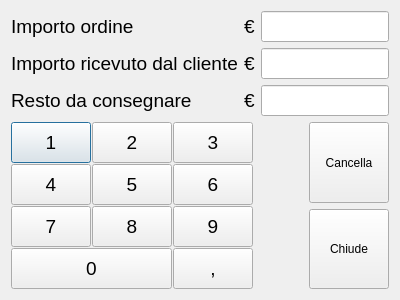
<?xml version="1.0" encoding="UTF-8"?>
<ui version="4.0">
 <class>RestoDlg</class>
 <widget class="QDialog" name="RestoDlg">
  <property name="geometry">
   <rect>
    <x>0</x>
    <y>0</y>
    <width>400</width>
    <height>300</height>
   </rect>
  </property>
  <property name="windowTitle">
   <string>Calcolo resto</string>
  </property>
  <property name="styleSheet">
   <string notr="true"/>
  </property>
  <layout class="QVBoxLayout" name="verticalLayout_2">
   <item>
    <layout class="QGridLayout" name="gridLayout_2">
     <item row="0" column="0">
      <widget class="QLabel" name="label">
       <property name="font">
        <font>
         <pointsize>14</pointsize>
        </font>
       </property>
       <property name="text">
        <string>Importo ordine</string>
       </property>
      </widget>
     </item>
     <item row="0" column="1">
      <widget class="QLabel" name="label_4">
       <property name="font">
        <font>
         <pointsize>14</pointsize>
        </font>
       </property>
       <property name="text">
        <string>€</string>
       </property>
      </widget>
     </item>
     <item row="0" column="2">
      <widget class="QLineEdit" name="importoTxt">
       <property name="font">
        <font>
         <pointsize>14</pointsize>
        </font>
       </property>
       <property name="alignment">
        <set>Qt::AlignRight|Qt::AlignTrailing|Qt::AlignVCenter</set>
       </property>
       <property name="readOnly">
        <bool>true</bool>
       </property>
      </widget>
     </item>
     <item row="1" column="0">
      <widget class="QLabel" name="label_2">
       <property name="font">
        <font>
         <pointsize>14</pointsize>
        </font>
       </property>
       <property name="text">
        <string>Importo ricevuto dal cliente</string>
       </property>
      </widget>
     </item>
     <item row="1" column="1">
      <widget class="QLabel" name="label_5">
       <property name="font">
        <font>
         <pointsize>14</pointsize>
        </font>
       </property>
       <property name="text">
        <string>€</string>
       </property>
      </widget>
     </item>
     <item row="1" column="2">
      <widget class="QLineEdit" name="importoRicevutoTxt">
       <property name="font">
        <font>
         <pointsize>14</pointsize>
        </font>
       </property>
       <property name="alignment">
        <set>Qt::AlignRight|Qt::AlignTrailing|Qt::AlignVCenter</set>
       </property>
       <property name="readOnly">
        <bool>true</bool>
       </property>
      </widget>
     </item>
     <item row="2" column="0">
      <widget class="QLabel" name="label_3">
       <property name="font">
        <font>
         <pointsize>14</pointsize>
        </font>
       </property>
       <property name="text">
        <string>Resto da consegnare</string>
       </property>
      </widget>
     </item>
     <item row="2" column="1">
      <widget class="QLabel" name="label_6">
       <property name="font">
        <font>
         <pointsize>14</pointsize>
        </font>
       </property>
       <property name="text">
        <string>€</string>
       </property>
      </widget>
     </item>
     <item row="2" column="2">
      <widget class="QLineEdit" name="restoCalcolatoTxt">
       <property name="font">
        <font>
         <pointsize>14</pointsize>
         <weight>75</weight>
         <bold>true</bold>
        </font>
       </property>
       <property name="alignment">
        <set>Qt::AlignRight|Qt::AlignTrailing|Qt::AlignVCenter</set>
       </property>
       <property name="readOnly">
        <bool>true</bool>
       </property>
      </widget>
     </item>
    </layout>
   </item>
   <item>
    <layout class="QHBoxLayout" name="horizontalLayout">
     <item>
      <layout class="QGridLayout" name="gridLayout">
       <property name="spacing">
        <number>1</number>
       </property>
       <item row="0" column="0">
        <widget class="QPushButton" name="tasto1Btn">
         <property name="sizePolicy">
          <sizepolicy hsizetype="Minimum" vsizetype="Expanding">
           <horstretch>0</horstretch>
           <verstretch>0</verstretch>
          </sizepolicy>
         </property>
         <property name="font">
          <font>
           <pointsize>14</pointsize>
          </font>
         </property>
         <property name="text">
          <string>1</string>
         </property>
        </widget>
       </item>
       <item row="1" column="1">
        <widget class="QPushButton" name="tasto5Btn">
         <property name="sizePolicy">
          <sizepolicy hsizetype="Minimum" vsizetype="Expanding">
           <horstretch>0</horstretch>
           <verstretch>0</verstretch>
          </sizepolicy>
         </property>
         <property name="font">
          <font>
           <pointsize>14</pointsize>
          </font>
         </property>
         <property name="text">
          <string>5</string>
         </property>
        </widget>
       </item>
       <item row="1" column="2">
        <widget class="QPushButton" name="tasto6Btn">
         <property name="sizePolicy">
          <sizepolicy hsizetype="Minimum" vsizetype="Expanding">
           <horstretch>0</horstretch>
           <verstretch>0</verstretch>
          </sizepolicy>
         </property>
         <property name="font">
          <font>
           <pointsize>14</pointsize>
          </font>
         </property>
         <property name="text">
          <string>6</string>
         </property>
        </widget>
       </item>
       <item row="3" column="0" colspan="2">
        <widget class="QPushButton" name="tasto0Btn">
         <property name="sizePolicy">
          <sizepolicy hsizetype="Minimum" vsizetype="Expanding">
           <horstretch>0</horstretch>
           <verstretch>0</verstretch>
          </sizepolicy>
         </property>
         <property name="font">
          <font>
           <pointsize>14</pointsize>
          </font>
         </property>
         <property name="text">
          <string>0</string>
         </property>
        </widget>
       </item>
       <item row="0" column="2">
        <widget class="QPushButton" name="tasto3Btn">
         <property name="sizePolicy">
          <sizepolicy hsizetype="Minimum" vsizetype="Expanding">
           <horstretch>0</horstretch>
           <verstretch>0</verstretch>
          </sizepolicy>
         </property>
         <property name="font">
          <font>
           <pointsize>14</pointsize>
          </font>
         </property>
         <property name="text">
          <string>3</string>
         </property>
        </widget>
       </item>
       <item row="3" column="2">
        <widget class="QPushButton" name="tastoVirgolaBtn">
         <property name="sizePolicy">
          <sizepolicy hsizetype="Minimum" vsizetype="Expanding">
           <horstretch>0</horstretch>
           <verstretch>0</verstretch>
          </sizepolicy>
         </property>
         <property name="font">
          <font>
           <pointsize>14</pointsize>
          </font>
         </property>
         <property name="text">
          <string>,</string>
         </property>
        </widget>
       </item>
       <item row="2" column="0">
        <widget class="QPushButton" name="tasto7Btn">
         <property name="sizePolicy">
          <sizepolicy hsizetype="Minimum" vsizetype="Expanding">
           <horstretch>0</horstretch>
           <verstretch>0</verstretch>
          </sizepolicy>
         </property>
         <property name="font">
          <font>
           <pointsize>14</pointsize>
          </font>
         </property>
         <property name="text">
          <string>7</string>
         </property>
        </widget>
       </item>
       <item row="0" column="1">
        <widget class="QPushButton" name="tasto2Btn">
         <property name="sizePolicy">
          <sizepolicy hsizetype="Minimum" vsizetype="Expanding">
           <horstretch>0</horstretch>
           <verstretch>0</verstretch>
          </sizepolicy>
         </property>
         <property name="font">
          <font>
           <pointsize>14</pointsize>
          </font>
         </property>
         <property name="text">
          <string>2</string>
         </property>
        </widget>
       </item>
       <item row="2" column="2">
        <widget class="QPushButton" name="tasto9Btn">
         <property name="sizePolicy">
          <sizepolicy hsizetype="Minimum" vsizetype="Expanding">
           <horstretch>0</horstretch>
           <verstretch>0</verstretch>
          </sizepolicy>
         </property>
         <property name="font">
          <font>
           <pointsize>14</pointsize>
          </font>
         </property>
         <property name="text">
          <string>9</string>
         </property>
        </widget>
       </item>
       <item row="1" column="0">
        <widget class="QPushButton" name="tasto4Btn">
         <property name="sizePolicy">
          <sizepolicy hsizetype="Minimum" vsizetype="Expanding">
           <horstretch>0</horstretch>
           <verstretch>0</verstretch>
          </sizepolicy>
         </property>
         <property name="font">
          <font>
           <pointsize>14</pointsize>
          </font>
         </property>
         <property name="text">
          <string>4</string>
         </property>
        </widget>
       </item>
       <item row="2" column="1">
        <widget class="QPushButton" name="tasto8Btn">
         <property name="sizePolicy">
          <sizepolicy hsizetype="Minimum" vsizetype="Expanding">
           <horstretch>0</horstretch>
           <verstretch>0</verstretch>
          </sizepolicy>
         </property>
         <property name="font">
          <font>
           <pointsize>14</pointsize>
          </font>
         </property>
         <property name="text">
          <string>8</string>
         </property>
        </widget>
       </item>
      </layout>
     </item>
     <item>
      <spacer name="horizontalSpacer">
       <property name="orientation">
        <enum>Qt::Horizontal</enum>
       </property>
       <property name="sizeHint" stdset="0">
        <size>
         <width>40</width>
         <height>20</height>
        </size>
       </property>
      </spacer>
     </item>
     <item>
      <layout class="QVBoxLayout" name="verticalLayout">
       <item>
        <widget class="QPushButton" name="cancellaBtn">
         <property name="sizePolicy">
          <sizepolicy hsizetype="Minimum" vsizetype="Expanding">
           <horstretch>0</horstretch>
           <verstretch>0</verstretch>
          </sizepolicy>
         </property>
         <property name="minimumSize">
          <size>
           <width>0</width>
           <height>0</height>
          </size>
         </property>
         <property name="maximumSize">
          <size>
           <width>100</width>
           <height>100</height>
          </size>
         </property>
         <property name="text">
          <string>Cancella</string>
         </property>
        </widget>
       </item>
       <item>
        <widget class="QPushButton" name="chiudeBtn">
         <property name="sizePolicy">
          <sizepolicy hsizetype="Minimum" vsizetype="Expanding">
           <horstretch>0</horstretch>
           <verstretch>0</verstretch>
          </sizepolicy>
         </property>
         <property name="minimumSize">
          <size>
           <width>0</width>
           <height>0</height>
          </size>
         </property>
         <property name="maximumSize">
          <size>
           <width>100</width>
           <height>100</height>
          </size>
         </property>
         <property name="text">
          <string>Chiude</string>
         </property>
        </widget>
       </item>
      </layout>
     </item>
    </layout>
   </item>
  </layout>
 </widget>
 <tabstops>
  <tabstop>tasto1Btn</tabstop>
  <tabstop>tasto2Btn</tabstop>
  <tabstop>tasto3Btn</tabstop>
  <tabstop>tasto4Btn</tabstop>
  <tabstop>tasto5Btn</tabstop>
  <tabstop>tasto6Btn</tabstop>
  <tabstop>tasto7Btn</tabstop>
  <tabstop>tasto8Btn</tabstop>
  <tabstop>tasto9Btn</tabstop>
  <tabstop>tasto0Btn</tabstop>
  <tabstop>tastoVirgolaBtn</tabstop>
  <tabstop>cancellaBtn</tabstop>
  <tabstop>chiudeBtn</tabstop>
  <tabstop>importoTxt</tabstop>
  <tabstop>importoRicevutoTxt</tabstop>
  <tabstop>restoCalcolatoTxt</tabstop>
 </tabstops>
 <resources/>
 <connections>
  <connection>
   <sender>cancellaBtn</sender>
   <signal>clicked()</signal>
   <receiver>importoRicevutoTxt</receiver>
   <slot>clear()</slot>
   <hints>
    <hint type="sourcelabel">
     <x>360</x>
     <y>120</y>
    </hint>
    <hint type="destinationlabel">
     <x>289</x>
     <y>41</y>
    </hint>
   </hints>
  </connection>
  <connection>
   <sender>chiudeBtn</sender>
   <signal>clicked()</signal>
   <receiver>RestoDlg</receiver>
   <slot>reject()</slot>
   <hints>
    <hint type="sourcelabel">
     <x>343</x>
     <y>248</y>
    </hint>
    <hint type="destinationlabel">
     <x>288</x>
     <y>269</y>
    </hint>
   </hints>
  </connection>
 </connections>
</ui>
